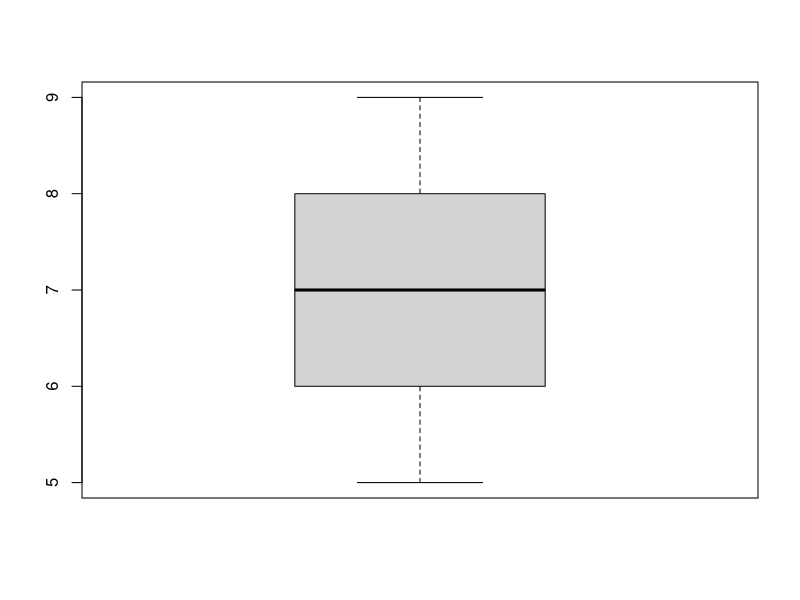
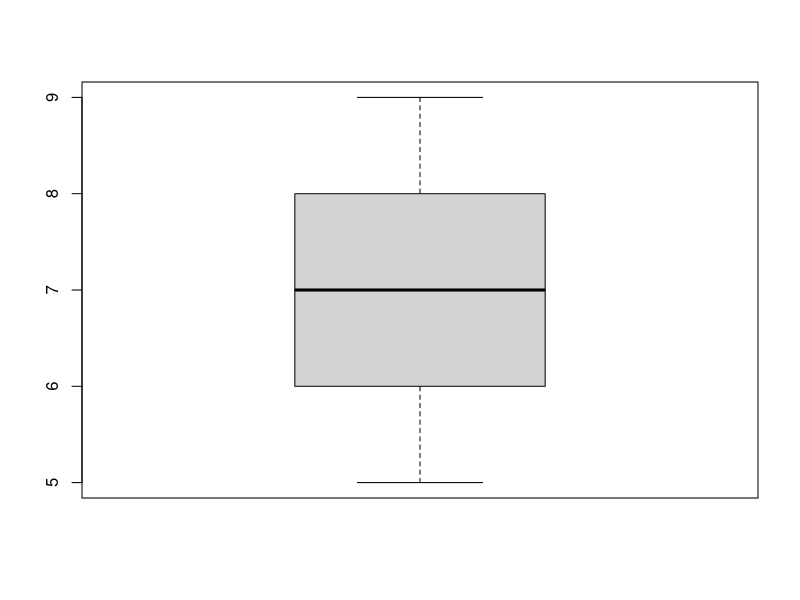

These figures' R source, in order:
# ASIGNACIÓN 3: Medidas de tendencia central

# Maestría en Ciencias Forestales UANL
# Alumno: Jairo Alberto Leal Gómez
# Matricula: 1723093

# Objetivo: Encuentre la media y la mediana a partir de diferentes representaciones
# de datos. Desarrolle el sentido numérico con la media y la mediana mediante la creación de 
# diferentes conjuntos de datos con una media o mediana determinada.


# Problema 1 --------------------------------------------------------------

# Considere los siguientes datos de x & y

        xi <- c(6, 4, 1, 3)
        xi
        
        yi <- c(1, 3, 4, 2)
        yi
        
        xiyi <- (xi * yi)
        xiyi
        
        xi2.yi0.5 <- ((xi^2)*(yi^0.5))
        xi2.yi0.5

# Aplicar las siguientes formulas para cada caso: las funciones sum y prod estan disponibles en R

        sum(xi)
        prod(xi)
        prod(xi2.yi0.5)
        
        sum(xiyi)
        prod(xiyi)


# Problema 2 --------------------------------------------------------------

# Se enuncian dos conjunto de datos que contienen la alturas de plántulas (cm) producidas en vivero. 
# El primero conjunto contiene solo 4 alturas y el segundo consta de 15.

        grupo.a <- c(80, 90, 90, 100)
        grupo.b <- c(60, 65, 65, 70, 70, 70, 75, 75, 80, 80, 80, 80, 80, 85, 100)

# a. Sin realizar ningún calculo, cual grupo piensas que tiene una altura media mayor.

## Grupo A tiene una media mayor; a simple vista tiene menos datos y el numero medio es 90, en cuanto al grupo b tiene mas datos y no existe algun valor de 90 

# b. Ahora calcule la media para cada clase (en R). ¿Cuál grupo tiene la media en altura más grande? Coincide con su primera impresión?

        mean(grupo.a)
        mean(grupo.b)

## El grupo A tiene una media de 90, mayor a la del grupo b que es de 75.66


# Problema 3 --------------------------------------------------------------

# José quiere tener un promedio de 80 en sus 4 exámenes. Cada examen se califica en una escala de 0 a 100. 
# Sus primeros tres exámenes son: 87, 72, 85. 
# ¿Qué necesita José para calificar en el4to. examen para tener una media de 80 en los 4 exámenes?

        # 80 = (87+72+85+x) / 4
        87+72+85
        
        # 80 * 4 = x + 244
        80*4
        
        # 320 = x + 244
        
        # 320 - 244 = x
        320-244
        
        # x = 76
        
        jose <- c(87, 72, 85, 76)
        
        mean(jose)

        ## Jose necesita mínimo un 76 para pasar la promediar  sus 4 exámenes a 80


# Problema 4 --------------------------------------------------------------

# El comité escolar de una pequeña ciudad quiere determinar el número promedio de niños por hogar en su ciudad. 
# Hay 50 hogares en la ciudad. Ellos dividen el total número de niños en la ciudad por 50 y determine que el número promedio de niños por hogar es 2.2. 
# ¿Cuál de los siguientes enunciados debe ser verdad?

    ## a) La mitad de los hogares de la ciudad tienen más de 2 hijos.

        ## b) Hay un total de 110 niños en la ciudad. <-- VERDADERO

        110/50

    ## c) El número más común de niños en un hogar es 2.2.
    ## d) Ninguna de las anteriores.

## SOLO EL ENCUNCIADO B ES VERDADERO


# Problema 5 --------------------------------------------------------------

# El número de semillas germinadas (Germinaciones) que se encontraron en las cajas petri se muestran en el siguiente cuadro.

        germinaciones <- c(5, 6 , 7, 8, 9)
        petri <- c(1, 3, 5, 3, 1)
        
        Germinacion <- data.frame(germinaciones, petri)
        Germinacion
        
        
        median(Germinacion$petri)
        median(Germinacion$germinaciones)



# a) ¿Qué tipo de gráfico podrías usar para visualizar estos datos?

        # Los datos se pueden visualizar en un gráfico de cajas o Boxplot 

        boxplot(Germinacion$germinaciones)

# b) ¿Cuál es la media? Muestre su trabajo o código, o explique cómo obtuvo su respuesta.

        # La media de Germinacion$petri es de 2.6 y la de Germinacion$germinaciones es de 7

        mean(Germinacion$petri)
        mean(Germinacion$germinaciones)

# c)¿Cuál es la mediana? Muestre su trabajo o código, o explique cómo obtuvo su respuesta.

        # La mediana para Germinacion$petri es de 3, y para Germinacion$germinaciones es de 7
        
        median(Germinacion$petri)
        median(Germinacion$germinaciones)

## Datos trabajados en clase
        
        germ.2 <- c(5, 6, 6, 6, 7, 7, 7, 7, 7, 8, 8, 8, 9)
        c.petri <- c(1:13)
        
        Germinacion.2 <- data.frame(c.petri, germ.2)
        Germinacion.2
        
        mean(Germinacion.2$germ.2)
        sum(Germinacion.2$germ.2)
        median(Germinacion.2$germ.2)
        
        boxplot(Germinacion.2$germ.2)

# Problema 6 --------------------------------------------------------------

# En este problema, exploramos el efecto sobre la media, la mediana y la moda de: 
# 1) sumar el mismo número a cada valor de datos, y 
# 2) de multiplicar cada valor de datos por el mismo número.

# Use el siguiente conjunto de datos

        set <- c(2, 2, 3, 6, 10)

# a) Calcule la moda, la mediana y la media.

        library(modeest)
        
        mfv(set)
        median(set)
        mean(set)

# b) Suma 5 a cada uno de los valores de los datos. Calcule la moda, la mediana y la media.

        set.5 <- (set+5)
        set.5
        
        mfv(set.5)
        median(set.5)
        mean(set.5)

# c) Compare los resultados de las partes (a) y (b). 
        
# En general, ¿cómo crees que la moda, la mediana y la media se ven afectadas cuando se agrega la misma constante a cada valor de datos en un conjunto?

        # Al comparar la estadística de la base set y set.5, se observa que estos valores aumentaron el valor de la constante de 5, por lo cual el comportameinto sigue siendo el mismo, solo que un valor mas alto

# d) Multiplique cada valor de los datos por 5. Calcule la moda, la mediana y la media.

        set.por5 <- (set*5)
        set.por5
        
        mfv(set.por5)
        median(set.por5)
        mean(set.por5)

# e)Compare los resultados de las partes (a) y (d). En general, ¿cómo crees que la moda,La mediana y la media se ven afectadas cuando cada valor de datos en un conjunto se multiplica por la misma constante?

        # Los valores se siguen comportando de la misma manera, pero en este caso hay un incremento de manera exponencial en los valores.



# Problema 7 --------------------------------------------------------------

# Para este problema, use los dígitos 0, 1, 2, 3, 4, 5, 6, 7, 8, 9.

# a) Enumere cinco dígitos que tengan una mediana de 7 y una media de 7 (se permiten repeticiones). 

        siete <- c(5, 6, 7, 8, 9)
        siete
        
        median(siete)
        mean(siete)

#### Encontrar un conjunto diferente de 5 dígitos que también funcionen.

        dos <- c(0, 1, 2, 3, 4)
        mean(dos)
        median(dos)

# b) Enumere cinco dígitos que tengan una mediana de 7 y una media inferior a 7 (se permiten repeticiones). 

        siete.2 <- c(1, 2, 7, 8, 9)
        mean(siete.2)
        median(siete.2)

#### Da la media de tus 5 dígitos. Encuentra un conjunto diferente de 5 dígitos que funcione.

        dos.2 <- c(0.2, 1.1, 2, 3, 3)
        mean(dos.2)
        median(dos.2)
